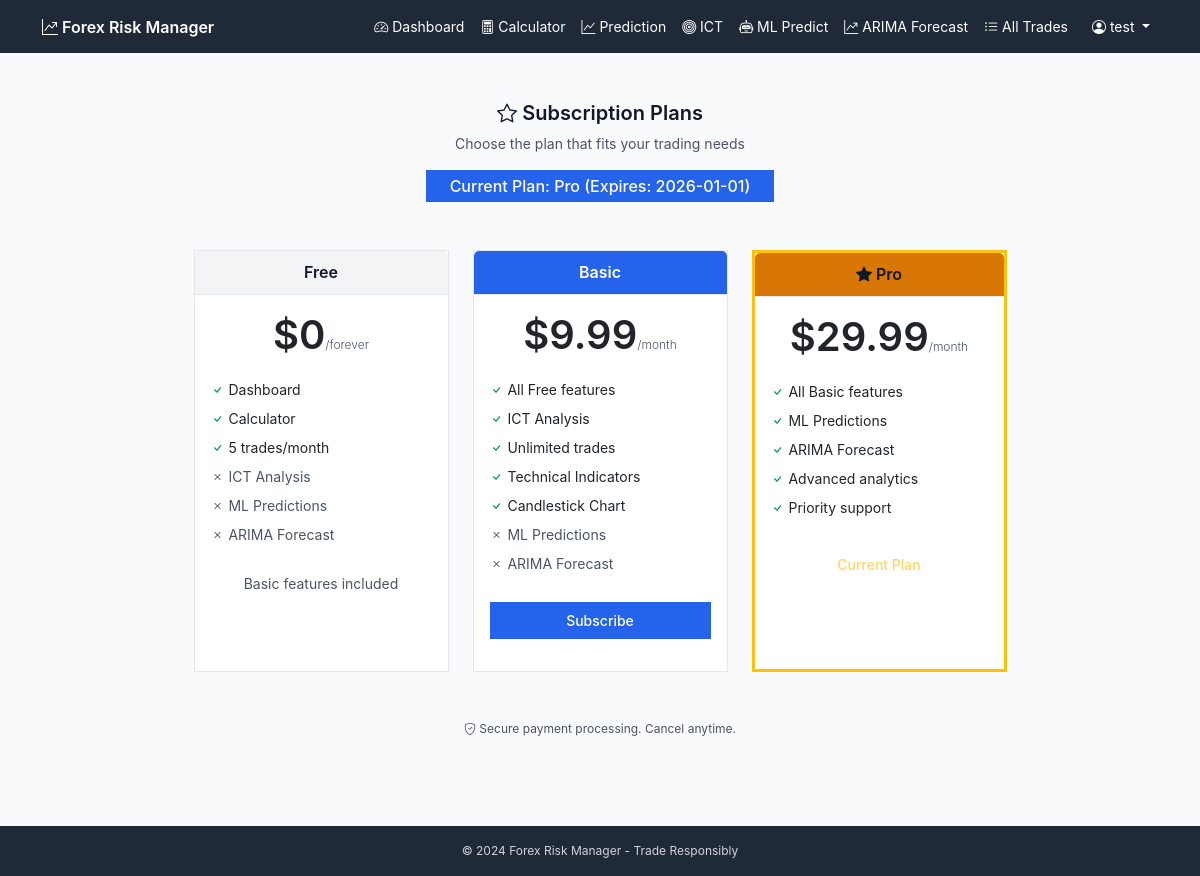
Screenshot of /subscription (signed in) with the database file from the repository.
### tables this page shows
CREATE TABLE users (
            id INTEGER PRIMARY KEY,
            name VARCHAR(100) NOT NULL,
            email VARCHAR(100) UNIQUE NOT NULL,
            password BLOB NOT NULL,
            is_admin INTEGER DEFAULT 0,
            subscription_plan VARCHAR(20) DEFAULT 'free',
            subscription_expires TIMESTAMP,
            created_at TIMESTAMP DEFAULT CURRENT_TIMESTAMP
        , telegram_bot_token VARCHAR(100), telegram_chat_id VARCHAR(50));

### app.py (the view)
@app.route('/subscription')
@login_required
def subscription():
    user = get_current_user()
    return render_template('subscription.html', plans=SUBSCRIPTION_PLANS, user=user)

### app.py (called while the page is built)
def login_required(f):
    from functools import wraps
    @wraps(f)
    def decorated_function(*args, **kwargs):
        if not session.get('user_id'):
            return redirect(url_for('login'))
        return f(*args, **kwargs)
    return decorated_function

def get_current_user():
    if not session.get('user_id'):
        return None
    conn = get_db()
    user = conn.execute('SELECT * FROM users WHERE id = ?', (session['user_id'],)).fetchone()
    conn.close()
    return user

def get_db():
    conn = sqlite3.connect(DATABASE)
    conn.row_factory = sqlite3.Row
    return conn

### templates/subscription.html (shortened to what this page needs)
{% extends 'base.html' %}
{% block content %}
<div class="container py-4">
    <div class="text-center mb-5">
        <h2><i class="bi bi-star"></i> Subscription Plans</h2>
        <p class="text-muted">Choose the plan that fits your trading needs</p>
        <div class="mb-4">
            <span class="badge bg-primary fs-6 px-4 py-2">
                Current Plan: {{ (user['subscription_plan'] or 'free')|title }}
                {% if user['subscription_expires'] %}
                    (Expires: {{ user['subscription_expires'][:10] }})
                {% endif %}
            </span>
        </div>
    </div>
    <div class="row justify-content-center">
        <div class="col-md-3 mb-4">
            <div class="card h-100 {% if user['subscription_plan'] == 'free' or not user['subscription_plan'] %}border-primary{% endif %}">
                <div class="card-header text-center bg-light">
                    <h4 class="my-0">Free</h4>
                </div>
                <div class="card-body text-center">
                    <h1 class="card-title">$0<small class="text-muted fw-light">/forever</small></h1>
                    <ul class="list-unstyled mt-3 mb-4 text-start">
                        <li class="py-1"><i class="bi bi-check text-success"></i> Dashboard</li>
                        <li class="py-1"><i class="bi bi-check text-success"></i> Calculator</li>
                        <li class="py-1"><i class="bi bi-check text-success"></i> 5 trades/month</li>
                        <li class="py-1 text-muted"><i class="bi bi-x"></i> ICT Analysis</li>
                        <li class="py-1 text-muted"><i class="bi bi-x"></i> ML Predictions</li>
                        <li class="py-1 text-muted"><i class="bi bi-x"></i> ARIMA Forecast</li>
                    </ul>
                    {% if user['subscription_plan'] == 'free' or not user['subscription_plan'] %}
                    <button class="btn btn-outline-secondary w-100" disabled>Current Plan</button>
                    {% else %}
                    <span class="text-muted">Basic features included</span>
                    {% endif %}
                </div>
            </div>
        </div>
        <div class="col-md-3 mb-4">
            <div class="card h-100 {% if user['subscription_plan'] == 'basic' %}border-primary{% endif %}">
                <div class="card-header text-center bg-primary text-white">
                    <h4 class="my-0">Basic</h4>
                </div>
                <div class="card-body text-center">
                    <h1 class="card-title">$9.99<small class="text-muted fw-light">/month</small></h1>
                    <ul class="list-unstyled mt-3 mb-4 text-start">
                        <li class="py-1"><i class="bi bi-check text-success"></i> All Free features</li>
                        <li class="py-1"><i class="bi bi-check text-success"></i> ICT Analysis</li>
                        <li class="py-1"><i class="bi bi-check text-success"></i> Unlimited trades</li>
                        <li class="py-1"><i class="bi bi-check text-success"></i> Technical Indicators</li>
                        <li class="py-1"><i class="bi bi-check text-success"></i> Candlestick Chart</li>
                        <li class="py-1 text-muted"><i class="bi bi-x"></i> ML Predictions</li>
                        <li class="py-1 text-muted"><i class="bi bi-x"></i> ARIMA Forecast</li>
                    </ul>
                    {% if user['subscription_plan'] == 'basic' %}
                    <button class="btn btn-outline-primary w-100" disabled>Current Plan</button>
                    {% else %}
                    <button type="button" class="btn btn-primary w-100" data-bs-toggle="modal" data-bs-target="#subscribeBasic">Subscribe</button>
                    {% endif %}
                </div>
            </div>
        </div>
        <div class="col-md-3 mb-4">
            <div class="card h-100 border-warning {% if user['subscription_plan'] == 'pro' %}border-3{% endif %}">
                <div class="card-header text-center bg-warning">
                    <h4 class="my-0"><i class="bi bi-star-fill"></i> Pro</h4>
                </div>
                <div class="card-body text-center">
                    <h1 class="card-title">$29.99<small class="text-muted fw-light">/month</small></h1>
                    <ul class="list-unstyled mt-3 mb-4 text-start">
                        <li class="py-1"><i class="bi bi-check text-success"></i> All Basic features</li>
                        <li class="py-1"><i class="bi bi-check text-success"></i> ML Predictions</li>
                        <li class="py-1"><i class="bi bi-check text-success"></i> ARIMA Forecast</li>
                        <li class="py-1"><i class="bi bi-check text-success"></i> Advanced analytics</li>
                        <li class="py-1"><i class="bi bi-check text-success"></i> Priority support</li>
                    </ul>
                    {% if user['subscription_plan'] == 'pro' %}
                    <button class="btn btn-outline-warning w-100" disabled>Current Plan</button>
                    {% else %}
                    <button type="button" class="btn btn-warning w-100" data-bs-toggle="modal" data-bs-target="#subscribePro">Subscribe</button>
                    {% endif %}
                </div>
            </div>
        </div>
        </div>
    <div class="text-center mt-4">
        <p class="text-muted small">
            <i class="bi bi-shield-check"></i> Secure payment processing. Cancel anytime.
        </p>
    </div>
</div>
{% endblock %}

### templates/base.html (shortened to what this page needs)
<!DOCTYPE html>
<html lang="en">
<head>
    <link href="https://cdn.jsdelivr.net/npm/bootstrap@5.3.0/dist/css/bootstrap.min.css" rel="stylesheet">
    <link href="https://cdn.jsdelivr.net/npm/bootstrap-icons@1.10.0/font/bootstrap-icons.css" rel="stylesheet">
    <link href="{{ url_for('static', filename='style.css') }}" rel="stylesheet">
</head>
<body>
    <nav class="navbar navbar-expand-lg navbar-dark bg-dark">
        <div class="container">
            <a class="navbar-brand" href="{{ url_for('index') }}">
                <i class="bi bi-graph-up-arrow"></i> Forex Risk Manager
            </a>
            <div class="collapse navbar-collapse" id="navbarNav">
                <ul class="navbar-nav ms-auto">
                    <li class="nav-item">
                        <a class="nav-link" href="{{ url_for('index') }}"><i class="bi bi-speedometer2"></i> Dashboard</a>
                    </li>
                    <li class="nav-item">
                        <a class="nav-link" href="{{ url_for('calculator') }}"><i class="bi bi-calculator"></i> Calculator</a>
                    </li>
                    <li class="nav-item">
                        <a class="nav-link" href="{{ url_for('prediction') }}"><i class="bi bi-graph-up"></i> Prediction</a>
                    </li>
                    <li class="nav-item">
                        <a class="nav-link" href="{{ url_for('ict') }}"><i class="bi bi-bullseye"></i> ICT</a>
                    </li>
                    <li class="nav-item">
                        <a class="nav-link" href="{{ url_for('ml_predict') }}"><i class="bi bi-robot"></i> ML Predict</a>
                    </li>
                    <li class="nav-item">
                        <a class="nav-link" href="{{ url_for('arima_page') }}"><i class="bi bi-graph-up-arrow"></i> ARIMA Forecast</a>
                    </li>
                    <li class="nav-item">
                        <a class="nav-link" href="{{ url_for('trades') }}"><i class="bi bi-list-ul"></i> All Trades</a>
                    </li>
                    <li class="nav-item dropdown ms-2">
                        <a class="nav-link dropdown-toggle" href="#" role="button" data-bs-toggle="dropdown">
                            <i class="bi bi-person-circle"></i> {{ session.get('user_name', 'User') }}
                        </a>
                    </li>
                </ul>
            </div>
        </div>
    </nav>
    <main class="container mt-4">
        {% block content %}{% endblock %}
    </main>
    <footer class="bg-dark text-light py-3 mt-5">
        <div class="container text-center">
            <small>&copy; 2024 Forex Risk Manager - Trade Responsibly</small>
        </div>
    </footer>
</body>
</html>

### static/style.css (style rules this page uses)
:root { --primary: #2563eb; --primary-hover: #1d4ed8; --primary-light: #eff6ff; --success: #059669; --success-light: #ecfdf5; --danger: #dc2626; --danger-light: #fef2f2; --warning: #d97706; --warning-light: #fffbeb; --info: #0891b2; --info-light: #ecfeff; --dark: #111827; --dark-secondary: #1f2937; --gray-900: #111827; --gray-800: #1f2937; --gray-700: #374151; --gray-600: #4b5563; --gray-500: #6b7280; --gray-400: #9ca3af; --gray-300: #d1d5db; --gray-200: #e5e7eb; --gray-100: #f3f4f6; --gray-50: #f9fafb; --white: #ffffff; --border: #e5e7eb; --bg-page: #f9fafb; --bg-card: #ffffff; --transition: all 0.15s ease; }
body { background-color: var(--bg-page); min-height: 100vh; display: flex; flex-direction: column; font-family: -apple-system, BlinkMacSystemFont, 'Segoe UI', Roboto, sans-serif; color: var(--gray-900); font-size: 14px; line-height: 1.5; }
main { flex: 1; }
.navbar { border-bottom: 1px solid var(--border); }
.navbar-dark { background: var(--gray-800) !important; border-bottom: none; }
.navbar-brand { font-weight: 600; font-size: 1rem; color: var(--white) !important; }
.nav-link { font-size: 14px; padding: 0.5rem 0.875rem; color: var(--gray-300) !important; transition: var(--transition); }
.card { border: 1px solid var(--border); border-radius: 0; margin-bottom: 1rem; background: var(--bg-card); box-shadow: none; }
.card-header { font-weight: 600; font-size: 14px; border-bottom: 1px solid var(--border); padding: 0.75rem 1rem; background: var(--gray-50); color: var(--gray-700); }
.card-header.bg-primary { background: var(--primary) !important; color: var(--white); }
.card-body { padding: 1rem; }
.btn { font-weight: 500; font-size: 14px; border-radius: 0; padding: 0.5rem 1rem; transition: var(--transition); border: none; }
.btn-primary { background: var(--primary); color: var(--white); }
.badge { font-weight: 500; font-size: 12px; padding: 0.25em 0.5em; border-radius: 0; }
.bg-warning { background: var(--warning) !important; color: var(--white) !important; }
.bg-primary { background: var(--primary) !important; color: var(--white) !important; }
.bg-dark { background: var(--gray-800) !important; color: var(--white) !important; }
.bg-light { background: var(--gray-100) !important; color: var(--gray-700) !important; }
h1, h2, h3, h4, h5, h6 { font-weight: 600; color: var(--gray-900); }
h2 { font-size: 1.25rem; }
h4 { font-size: 1rem; }
.text-muted { color: var(--gray-500) !important; }
.text-success { color: var(--success) !important; }
footer { background: var(--gray-800) !important; color: var(--gray-400); font-size: 12px; }
a { color: var(--primary); text-decoration: none; }
.small, small { font-size: 12px; color: var(--gray-500); }
.text-light { color: var(--gray-100) !important; }
.bg-dark, .bg-primary, .bg-success, .bg-danger, .bg-warning, .bg-info, .bg-secondary { color: var(--white) !important; }
.bg-dark a, .bg-primary a, .bg-success a, .bg-danger a { color: var(--white) !important; }
.card-header.bg-dark *, .card-header.bg-primary * { color: var(--white); }
.text-muted { color: var(--gray-600) !important; }
footer, footer * { color: var(--gray-300) !important; }

### rows the page displays
users: get "test", subscription_plan "Pro", subscription_expires "2026-01-01"
